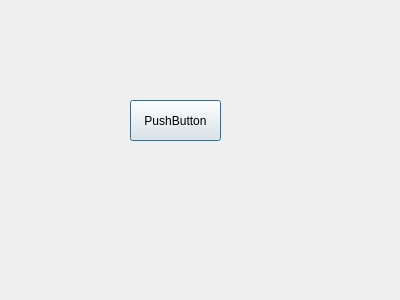
<?xml version="1.0" encoding="UTF-8"?>
<ui version="4.0">
 <class>myDialog</class>
 <widget class="QDialog" name="myDialog">
  <property name="geometry">
   <rect>
    <x>0</x>
    <y>0</y>
    <width>400</width>
    <height>300</height>
   </rect>
  </property>
  <property name="windowTitle">
   <string>Dialog</string>
  </property>
  <widget class="QPushButton" name="pushButton">
   <property name="geometry">
    <rect>
     <x>130</x>
     <y>100</y>
     <width>91</width>
     <height>41</height>
    </rect>
   </property>
   <property name="text">
    <string>PushButton</string>
   </property>
  </widget>
 </widget>
 <resources/>
 <connections>
  <connection>
   <sender>pushButton</sender>
   <signal>clicked()</signal>
   <receiver>myDialog</receiver>
   <slot>accept()</slot>
   <hints>
    <hint type="sourcelabel">
     <x>175</x>
     <y>120</y>
    </hint>
    <hint type="destinationlabel">
     <x>199</x>
     <y>149</y>
    </hint>
   </hints>
  </connection>
 </connections>
</ui>
